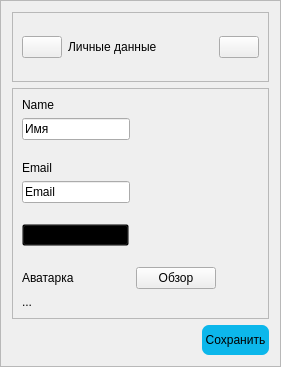
     <widget class="QFrame" name="frame_personal_data">
      <property name="sizePolicy">
       <sizepolicy hsizetype="Expanding" vsizetype="Expanding">
        <horstretch>0</horstretch>
        <verstretch>0</verstretch>
       </sizepolicy>
      </property>
      <property name="minimumSize">
       <size>
        <width>0</width>
        <height>0</height>
       </size>
      </property>
      <property name="frameShape">
       <enum>QFrame::StyledPanel</enum>
      </property>
      <property name="frameShadow">
       <enum>QFrame::Raised</enum>
      </property>
      <layout class="QGridLayout" name="gridLayout_13">
       <item row="10" column="1" alignment="Qt::AlignRight|Qt::AlignBottom">
        <widget class="QPushButton" name="pushButton_save">
         <property name="minimumSize">
          <size>
           <width>0</width>
           <height>30</height>
          </size>
         </property>
         <property name="cursor">
          <cursorShape>PointingHandCursor</cursorShape>
         </property>
         <property name="toolTip">
          <string>&lt;html&gt;&lt;head/&gt;&lt;body&gt;&lt;p align=&quot;center&quot;&gt;Сохранить данные&lt;/p&gt;&lt;p align=&quot;center&quot;&gt;пользователя&lt;/p&gt;&lt;/body&gt;&lt;/html&gt;</string>
         </property>
         <property name="styleSheet">
          <string notr="true">QPushButton {
	background-color: rgb(12, 183, 235);
	border: none;
	border-radius: 7px;
}
QPushButton:hover {
	background-color: rgb(10, 203, 255);
}
QPushButton:pressed {
	background-color: rgb(9, 145, 182);
}
</string>
         </property>
         <property name="text">
          <string> Сохранить </string>
         </property>
         <property name="iconSize">
          <size>
           <width>40</width>
           <height>40</height>
          </size>
         </property>
        </widget>
       </item>
       <item row="0" column="0" colspan="2" alignment="Qt::AlignTop">
        <widget class="QFrame" name="frame_state">
         <property name="frameShape">
          <enum>QFrame::StyledPanel</enum>
         </property>
         <property name="frameShadow">
          <enum>QFrame::Raised</enum>
         </property>
         <layout class="QHBoxLayout" name="horizontalLayout_3">
          <item alignment="Qt::AlignLeft">
           <widget class="QPushButton" name="pushButton_back_pd">
            <property name="sizePolicy">
             <sizepolicy hsizetype="Fixed" vsizetype="Fixed">
              <horstretch>0</horstretch>
              <verstretch>0</verstretch>
             </sizepolicy>
            </property>
            <property name="cursor">
             <cursorShape>PointingHandCursor</cursorShape>
            </property>
            <property name="text">
             <string/>
            </property>
            <property name="icon">
             <iconset resource="QtResources/white_icon.qrc">
              <normaloff>:/newPrefix/icon2/left_arrow.png</normaloff>:/newPrefix/icon2/left_arrow.png</iconset>
            </property>
            <property name="iconSize">
             <size>
              <width>50</width>
              <height>60</height>
             </size>
            </property>
           </widget>
          </item>
          <item>
           <widget class="QLabel" name="label_2">
            <property name="sizePolicy">
             <sizepolicy hsizetype="Expanding" vsizetype="Expanding">
              <horstretch>0</horstretch>
              <verstretch>0</verstretch>
             </sizepolicy>
            </property>
            <property name="text">
             <string>Личные данные</string>
            </property>
           </widget>
          </item>
          <item alignment="Qt::AlignRight">
           <widget class="QLabel" name="avatar_img_pd">
            <property name="sizePolicy">
             <sizepolicy hsizetype="Expanding" vsizetype="Expanding">
              <horstretch>0</horstretch>
              <verstretch>0</verstretch>
             </sizepolicy>
            </property>
            <property name="minimumSize">
             <size>
              <width>50</width>
              <height>50</height>
             </size>
            </property>
            <property name="maximumSize">
             <size>
              <width>50</width>
              <height>50</height>
             </size>
            </property>
            <property name="text">
             <string/>
            </property>
            <property name="pixmap">
             <pixmap resource="QtResources/white_icon.qrc">:/newPrefix/icon2/user.png</pixmap>
            </property>
            <property name="alignment">
             <set>Qt::AlignCenter</set>
            </property>
           </widget>
          </item>
          <item alignment="Qt::AlignRight">
           <widget class="QPushButton" name="pushButton_menu_pd">
            <property name="sizePolicy">
             <sizepolicy hsizetype="Fixed" vsizetype="Fixed">
              <horstretch>0</horstretch>
              <verstretch>0</verstretch>
             </sizepolicy>
            </property>
            <property name="cursor">
             <cursorShape>PointingHandCursor</cursorShape>
            </property>
            <property name="toolTip">
             <string>&lt;html&gt;&lt;head/&gt;&lt;body&gt;&lt;p align=&quot;center&quot;&gt;Скрыть/раскрыть меню пользователя&lt;/p&gt;&lt;/body&gt;&lt;/html&gt;</string>
            </property>
            <property name="text">
             <string/>
            </property>
            <property name="icon">
             <iconset resource="QtResources/white_icon.qrc">
              <normaloff>:/newPrefix/icon2/menu.png</normaloff>:/newPrefix/icon2/menu.png</iconset>
            </property>
            <property name="iconSize">
             <size>
              <width>50</width>
              <height>50</height>
             </size>
            </property>
           </widget>
          </item>
         </layout>
        </widget>
       </item>
       <item row="7" column="0" rowspan="3" colspan="2">
        <widget class="QFrame" name="frame_main_pd">
         <property name="sizePolicy">
          <sizepolicy hsizetype="Expanding" vsizetype="Expanding">
           <horstretch>0</horstretch>
           <verstretch>0</verstretch>
          </sizepolicy>
         </property>
         <property name="frameShape">
          <enum>QFrame::StyledPanel</enum>
         </property>
         <property name="frameShadow">
          <enum>QFrame::Raised</enum>
         </property>
         <layout class="QGridLayout" name="gridLayout_14">
          <item row="5" column="0">
           <spacer name="verticalSpacer_2">
            <property name="orientation">
             <enum>Qt::Vertical</enum>
            </property>
            <property name="sizeType">
             <enum>QSizePolicy::Fixed</enum>
            </property>
            <property name="sizeHint" stdset="0">
             <size>
              <width>10</width>
              <height>15</height>
             </size>
            </property>
           </spacer>
          </item>
          <item row="4" column="0" alignment="Qt::AlignLeft">
           <widget class="QLineEdit" name="lineEdit_mail">
            <property name="text">
             <string>Email</string>
            </property>
            <property name="readOnly">
             <bool>true</bool>
            </property>
           </widget>
          </item>
          <item row="6" column="0">
           <widget class="QComboBox" name="comboBox_floor">
            <property name="sizePolicy">
             <sizepolicy hsizetype="Fixed" vsizetype="Fixed">
              <horstretch>0</horstretch>
              <verstretch>0</verstretch>
             </sizepolicy>
            </property>
            <property name="styleSheet">
             <string notr="true">background-color: rgba(0,0,0,0);</string>
            </property>
            <item>
             <property name="text">
              <string>Не указывать</string>
             </property>
            </item>
            <item>
             <property name="text">
              <string>Мужской</string>
             </property>
            </item>
            <item>
             <property name="text">
              <string>Женский</string>
             </property>
            </item>
           </widget>
          </item>
          <item row="7" column="0">
           <spacer name="verticalSpacer">
            <property name="orientation">
             <enum>Qt::Vertical</enum>
            </property>
            <property name="sizeType">
             <enum>QSizePolicy::Fixed</enum>
            </property>
            <property name="sizeHint" stdset="0">
             <size>
              <width>10</width>
              <height>15</height>
             </size>
            </property>
           </spacer>
          </item>
          <item row="2" column="0">
           <spacer name="verticalSpacer_3">
            <property name="orientation">
             <enum>Qt::Vertical</enum>
            </property>
            <property name="sizeType">
             <enum>QSizePolicy::Fixed</enum>
            </property>
            <property name="sizeHint" stdset="0">
             <size>
              <width>10</width>
              <height>15</height>
             </size>
            </property>
           </spacer>
          </item>
          <item row="1" column="0" alignment="Qt::AlignLeft">
           <widget class="QLineEdit" name="lineEdit_name">
            <property name="text">
             <string>Имя</string>
            </property>
           </widget>
          </item>
          <item row="9" column="0" alignment="Qt::AlignTop">
           <widget class="QLabel" name="label_way_avatar">
            <property name="text">
             <string>...</string>
            </property>
           </widget>
          </item>
          <item row="8" column="0">
           <widget class="QLabel" name="label_3">
            <property name="text">
             <string>Аватарка</string>
            </property>
           </widget>
          </item>
          <item row="8" column="1" alignment="Qt::AlignLeft">
           <widget class="QPushButton" name="pushButton_review">
            <property name="text">
             <string> Обзор </string>
            </property>
           </widget>
          </item>
          <item row="0" column="0">
           <widget class="QLabel" name="label_4">
            <property name="sizePolicy">
             <sizepolicy hsizetype="Fixed" vsizetype="Fixed">
              <horstretch>0</horstretch>
              <verstretch>0</verstretch>
             </sizepolicy>
            </property>
            <property name="text">
             <string>Name</string>
            </property>
           </widget>
          </item>
          <item row="3" column="0">
           <widget class="QLabel" name="label_5">
            <property name="sizePolicy">
             <sizepolicy hsizetype="Fixed" vsizetype="Fixed">
              <horstretch>0</horstretch>
              <verstretch>0</verstretch>
             </sizepolicy>
            </property>
            <property name="text">
             <string>Email</string>
            </property>
           </widget>
          </item>
         </layout>
        </widget>
       </item>
      </layout>
     </widget>
